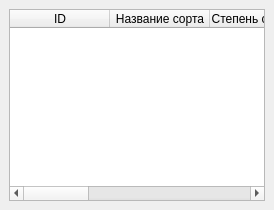
<?xml version="1.0" encoding="UTF-8"?>
<ui version="4.0">
 <class>CoffeeApp</class>
 <widget class="QMainWindow" name="CoffeeApp">
  <widget class="QWidget" name="centralwidget">
   <layout class="QVBoxLayout" name="verticalLayout">
    <item>
     <widget class="QTableWidget" name="coffeeTable">
      <column>
       <property name="text">
        <string>ID</string>
       </property>
      </column>
      <column>
       <property name="text">
        <string>Название сорта</string>
       </property>
      </column>
      <column>
       <property name="text">
        <string>Степень обжарки</string>
       </property>
      </column>
      <column>
       <property name="text">
        <string>Молотый/в зернах</string>
       </property>
      </column>
      <column>
       <property name="text">
        <string>Описание вкуса</string>
       </property>
      </column>
      <column>
       <property name="text">
        <string>Цена</string>
       </property>
      </column>
      <column>
       <property name="text">
        <string>Объем упаковки</string>
       </property>
      </column>
     </widget>
    </item>
   </layout>
  </widget>
 </widget>
</ui>
